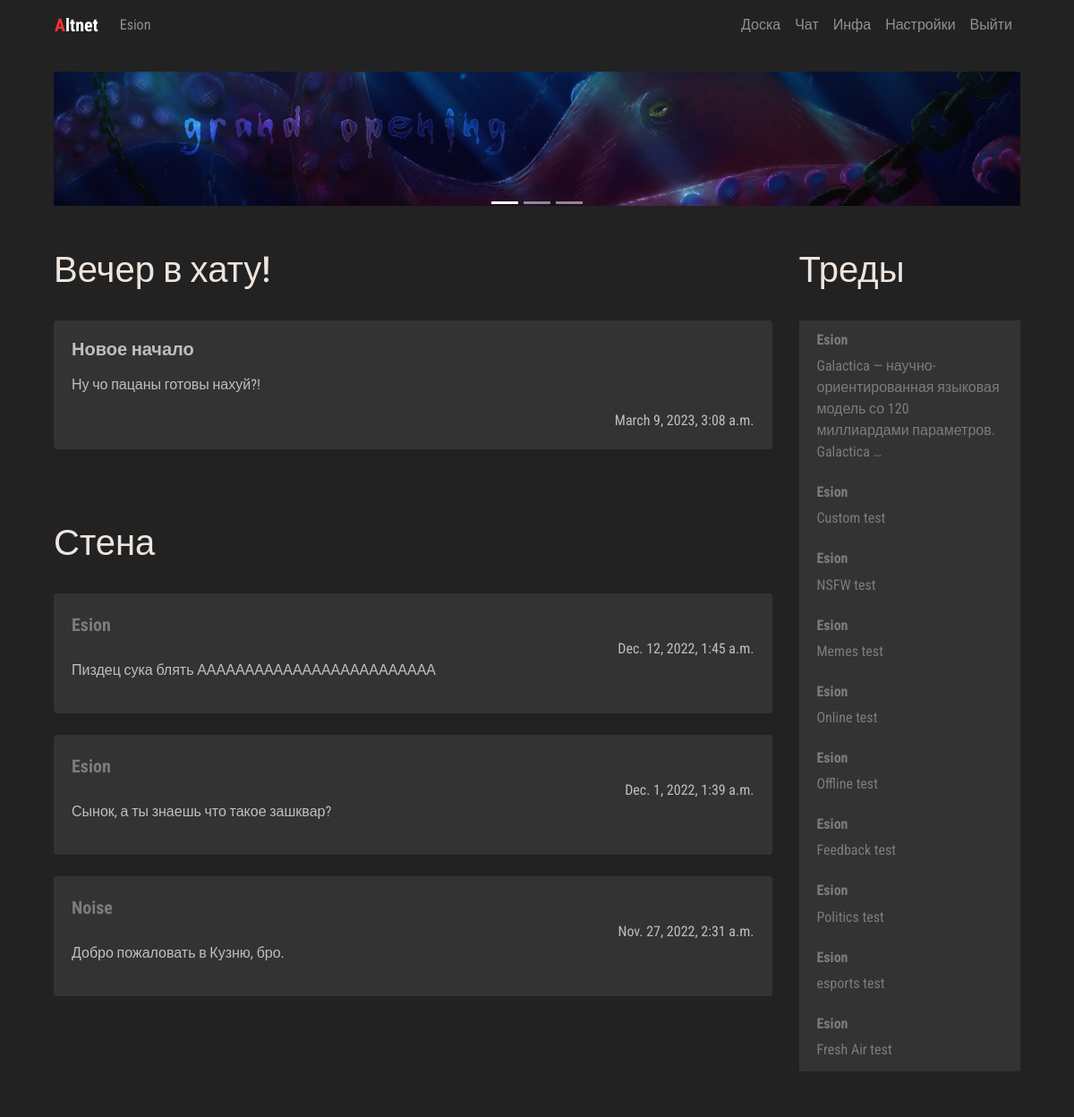
Before: /manager/me/ (signed in) with the older database file.
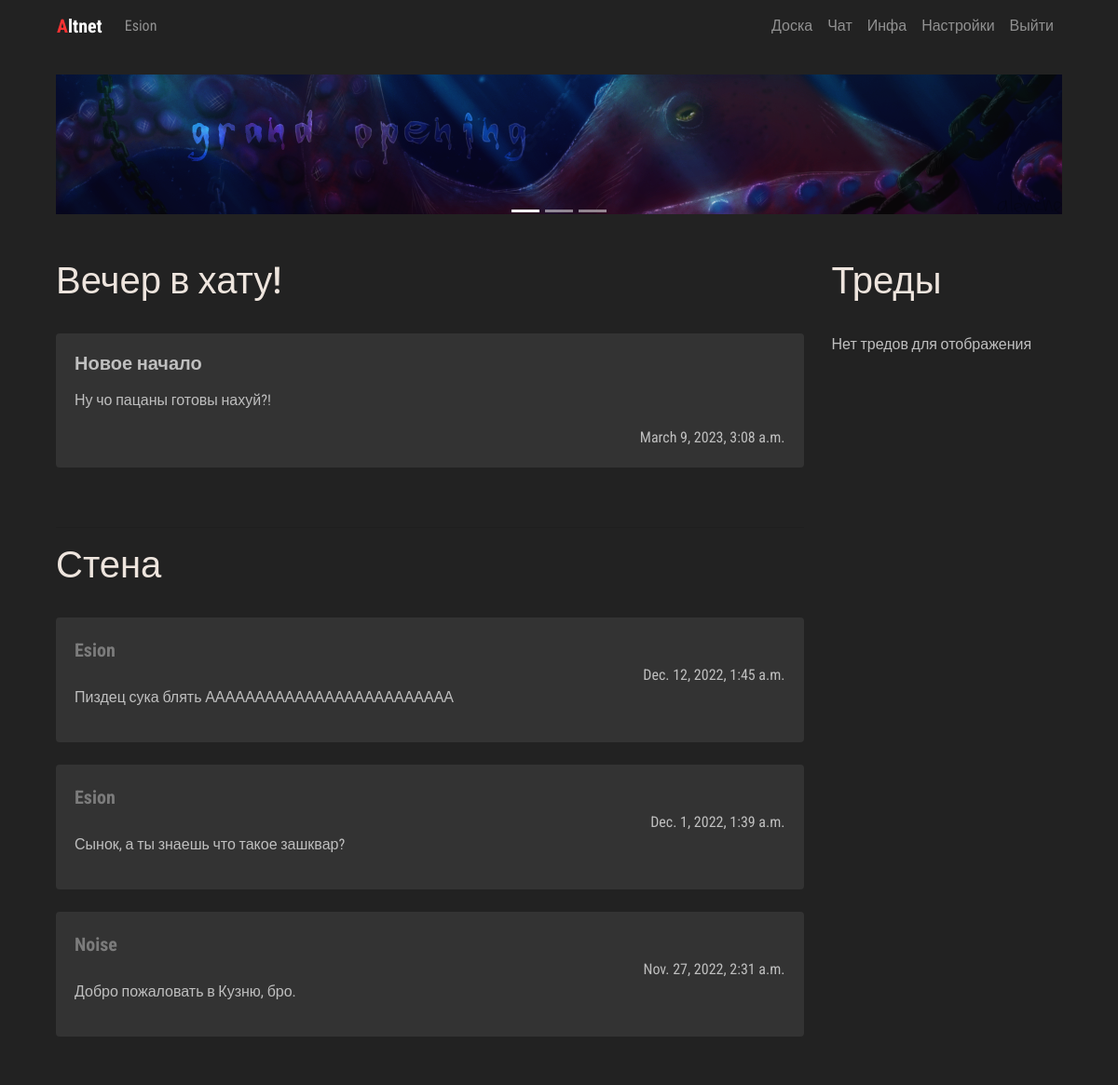
After: the same page with the newer database file.
### manager/models.py (models this page shows, shortened)
class AdminPublicPost(models.Model):
    post_author = models.ForeignKey(User, on_delete=models.CASCADE)
    post_title = models.CharField('Post title', max_length=100)
    post_text = models.CharField('Post text', max_length=10000)
    post_date = models.DateTimeField('Post date', auto_now=True)
    language_code = models.IntegerField(null=True, blank=True, default=0)

class UserPublicPost(models.Model):
    post_author = models.CharField('Message Author', max_length=150, null=False, blank=False)
    post_text = models.CharField('Post text', max_length=250)
    post_date = models.DateTimeField('Post date', auto_now=True)
    language_code = models.IntegerField(null=True, blank=True, default=0)

### board/models.py (models this page shows, shortened)
class Thread(models.Model):
    def was_published_recently(self):
        now = timezone.now()
        return now - datetime.timedelta(days=1) <= self.pub_date <= now
    thread_title = models.CharField('Thread title', max_length=100)
    thread_text = models.TextField('Thread text', max_length=10000)
    pub_date = models.DateTimeField('Date published', auto_now=True)
    thread_author = models.CharField('Thread Author', max_length=150, blank=False, null=False)
    was_published_recently.admin_order_field = 'pub_date'
    was_published_recently.boolean = True
    was_published_recently.short_description = 'Published recently?'
    thread_pic = models.ImageField(upload_to=user_thread_directory_path, blank=True, null=True)
    language_code = models.IntegerField(blank=True, null=True, default=0)
    visible = models.BooleanField(blank=False, null=False, default=True)

### manager/views.py (the view)
# urls.py: path('me/', views.meview, name='me'),
def meview(request):
    if request.user.is_authenticated:
        loc_option = Hikka.objects.get(user=request.user.id).language_code
    else:
        loc_option = 0
    latest_threads = Thread.objects.filter(language_code=loc_option).order_by('-pub_date')[:10]
    latest_posts = UserPublicPost.objects.filter(language_code=loc_option).order_by('-post_date')[:10]
    admin_posts = AdminPublicPost.objects.filter(language_code=loc_option).order_by('-post_date')[:10]
    context = {
        'loc': loc_resolver('home'),
        'lang': loc_option,
        'threads': latest_threads,
        'posts': latest_posts,
        'admins': admin_posts
    }
    print(loc_resolver('home'))
    return render(request, 'me.html', context)

### board/templatetags/loc_extra.py (called while the page is built)
@register.filter
def return_item(l, i):
    try:
        return l[i]
    except:
        return None

@register.filter
def random_message(l, i):
    try:
        return Me.greet(i)
    except:
        return None

### scripts/loc/Me.py (called while the page is built)
def greet(language_code):
    if language_code == 0:
        return WELCOME_RANDOM_EN[randint(0, 3)]
    elif language_code == 1:
        return WELCOME_RANDOM_RU[randint(0, 3)]

### scripts/localisation.py (called while the page is built, shortened)
def loc_resolver(specific):
    load = {}
    if specific == 'home':
        load['me'] = loc.Me
        load['UI'] = loc.UI
        load['errors'] = loc.Errors
        load['headers'] = loc.Headers
    elif specific == 'account':
        load['profile'] = loc.Profile
        load['errors'] = loc.Errors
        load['headers'] = loc.Headers
        load['UI'] = loc.UI
    elif specific == 'info':
        load['UI'] = loc.UI
        load['info'] = loc.Info
    return load

### manager/templates/me.html (shortened to what this page needs)
{% extends 'hat.html' %}
{% block content %}
{% load loc_extra %}
            <div class="row col-">
               <div class=" col-lg-9 col- content">
                  <br>
                  <div class="trds">
                     <main class="contentd" role="main">
                        <header>
                           <h1 data-text="{{ loc.me.greet|random_message:lang }}">{{ loc.me.greet|random_message:lang }}
                           </h1>
                        </header>
                     </main>
                  </div>
                  <br>
                  {% if admins %}
                  {% for admin in admins %}
                  <div class="card">
                     <div class="card-body">
                        <h4 class="card-title">
                           <p class="article"> {{ admin.post_title }} </p>
                        </h4>
                        {{ admin.post_text|linebreaks }}
                        <div class="d-flex flex-row-reverse">{{ admin.post_date }}</div>
                     </div>
                  </div>
                  <br />
                  {% endfor %}
                  {% else %}
                  {{ loc.errors.NO_AGENDA_POSTS|return_item:lang }}
                  {% endif %}
                  <br>
                  <hr>
                  <div class="trds">
                     <main class="contentd" role="main">
                        <header>
                           <h1 data-text="{{ loc.headers.PUBLIC_MESSAGES|return_item:lang }}">{{ loc.headers.PUBLIC_MESSAGES|return_item:lang }}
                           </h1>
                        </header>
                     </main>
                  </div>
                  <br>
                  {% if posts %}
                  {% for post in posts %}
                  <div class="card">
                     <div class="card-body">
                              <a class="article" href="{% url 'Board:guest' post.post_author%}"> {{ post.post_author }}</a>
                        <div class="d-flex flex-row-reverse">{{ post.post_date }}</div>
                        {{ post.post_text|linebreaks }}
                     </div>
                  </div>
                  <br />
                  {% endfor %}
                  {% else %}
                  {{ loc.errors.NO_PUBLIC_MESSAGES|return_item:lang }}
                  {% endif %}
               </div>
               <div class=" col-lg-3 col- left-sidebar">
                  <br>
                  <div class="trds">
                     <main class="contentd" role="main">
                        <header>
                           <h1 data-text="{{ loc.headers.THREADS|return_item:lang }}">{{ loc.headers.THREADS|return_item:lang }}
                           </h1>
                        </header>
                     </main>
                  </div>
                  <br>
                  {% if threads %}
                  <ul class="list-group">
                     {% for thread in threads %}
                     <li class="list-group-item">
                        <h6> <a class="userlk" href="{% url 'Board:guest' thread.thread_author %}">
                        {{ thread.thread_author }}</a> </h6>
                        <a href="{% url 'Board:thread' thread.id %}"> {{ thread.thread_text|truncatewords:10 }}  </a>
                     </li>
                     {% endfor %}
                  </ul>
                  {% else %}
                  {{ loc.errors.NO_THREADS|return_item:lang }}
                  {% endif %}
                  <br>
               </div>
            </div>
{% endblock %}

### board/templates/hat.html (shortened to what this page needs)
<!DOCTYPE html>
{% load loc_extra %}
<html lang="en"><head>
	<link rel="stylesheet" href="https://stackpath.bootstrapcdn.com/bootstrap/4.3.1/css/bootstrap.min.css">
     {% load static %}
    <link rel="stylesheet" href=" {% static 'css/master.css' %} " type="text/css">
  </head>
  <body>
<div class="container">
   <nav class="navbar navbar-expand-lg navbar-dark" style="background-color: #222222;">
  <div class="collapse navbar-collapse" id="navbarTogglerDemo01">
    <a class="navbar-brand" href="{% url 'Manager:me' %}"><b><span style="color: #fc3232">A</span>ltnet</b></a>
    <ul class="navbar-nav mr-auto mt-2 mt-lg-0">
    {% if user.is_authenticated %}
         <li class="nav-item">
           <a class="nav-link" href="{% url 'Board:user' %}">{{ user.username }}</a>
      </li>
        {% else %}
        <li class="nav-item">
        <a class="nav-link" href="{% url 'Manager:login' %}">{{ loc.UI.LOG_IN|return_item:lang }}</a>
      </li>
        {% endif %}
    </ul>
     <ul class="navbar-nav  mt-2 mt-lg-0">
      <li class="nav-item">
        <a class="nav-link" href="{% url 'Board:board' %}">{{ loc.UI.BOARD|return_item:lang }}</a>
      </li>
      <li class="nav-item">
        <a class="nav-link" href="{% url 'Chat:chat' %}">{{ loc.UI.CHAT|return_item:lang }}</a>
      </li>
      <li class="nav-item">
        <a class="nav-link" href="{% url 'Paper:info' %}">{{ loc.UI.INFO|return_item:lang }}</a>
      </li>
      <li class="nav-item">
        <a class="nav-link" href="#">{{ loc.UI.SETTINGS|return_item:lang }}</a>
      </li>
      <li class="nav-item">
        <a class="nav-link" href="{% url 'Manager:logout' %}">{{ loc.UI.LOG_OUT|return_item:lang }}</a>
      </li>
    </ul>
  </div>
</nav>
<div class="col-lg-12 head-block"><br>
<div id="carouselExampleControls" class="carousel slide" data-ride="carousel">
     <ol class="carousel-indicators">
    <li data-target="#carouselExampleControls" data-slide-to="0" class="active"></li>
    <li data-target="#carouselExampleControls" data-slide-to="1"></li>
    <li data-target="#carouselExampleControls" data-slide-to="2"></li>
  </ol>
  <div class="carousel-inner">
    <div class="carousel-item active">
      <img class="d-block w-100" src="{% static 'imgs/go.png' %}" alt="Second slide" height="150px">
    </div>
  </div>
<br>
</div>
{% block content %} {% endblock %}
<br>
    </div>
</div>
</body>
</html>

### static/css/master.css (style rules this page uses)
.head-block,.top-menu,.top-material,.left-sidebar,.content { background:#222222; margin-bottom:5px; }
.head-block { height:40px; }
.content { border: none; }
.head-block { height:150px; background:right center no-repeat; }
.card { background: #333333; border: none; }
.article { font-weight: bold; font-size: 20px; }
body { font-family: 'Roboto Condensed', sans-serif; font-size: initial; }
a { color: #7c7c7c; font-size: initial; }
body { background: #222; color: #bfbfbf; }
.contentd header h1 { position:relative;color:#eee5de }
.contentd header h1:after, .contentd header h1:before { position:absolute;top:0;overflow:hidden;clip:rect(0,100vw,0,0);content:attr(data-text);background: #a9a9a9 }
.contentd header h1:before { left:-1vmin;animation:noise 7s infinite steps(3,end) alternate-reverse;color:#71fcff;text-shadow:.4vmin 0 #00f,-.2vmin 1vmin red }
.contentd header h1:after { left:1vmin;animation:noise-alt 5s infinite steps(3,end) alternate-reverse;color:#ff9eed;text-shadow:-2vmin 0 #ff0,.1vmin -1vmin #00f }
.trds { background: #none; }

Changed rows visible on the page:
removed Thread: thread_author "Esion", thread_text "Galactica — научно-ориентированная языковая модель со 120 миллиардами параметров. Galactica …"
removed Thread: thread_author "Esion", thread_text "Custom test"
removed Thread: thread_author "Esion", thread_text "NSFW test"
removed Thread: thread_author "Esion", thread_text "Memes test"
removed Thread: thread_author "Esion", thread_text "Online test"
removed Thread: thread_author "Esion", thread_text "Offline test"
removed Thread: thread_author "Esion", thread_text "Feedback test"
removed Thread: thread_author "Esion", thread_text "Politics test"
removed Thread: thread_author "Esion", thread_text "esports test"
removed Thread: thread_author "Esion", thread_text "Fresh Air test"
Other visible differences:
{{ loc.errors.NO_THREADS|return_item:lang }}: (not shown) → "Нет тредов для отображения"
